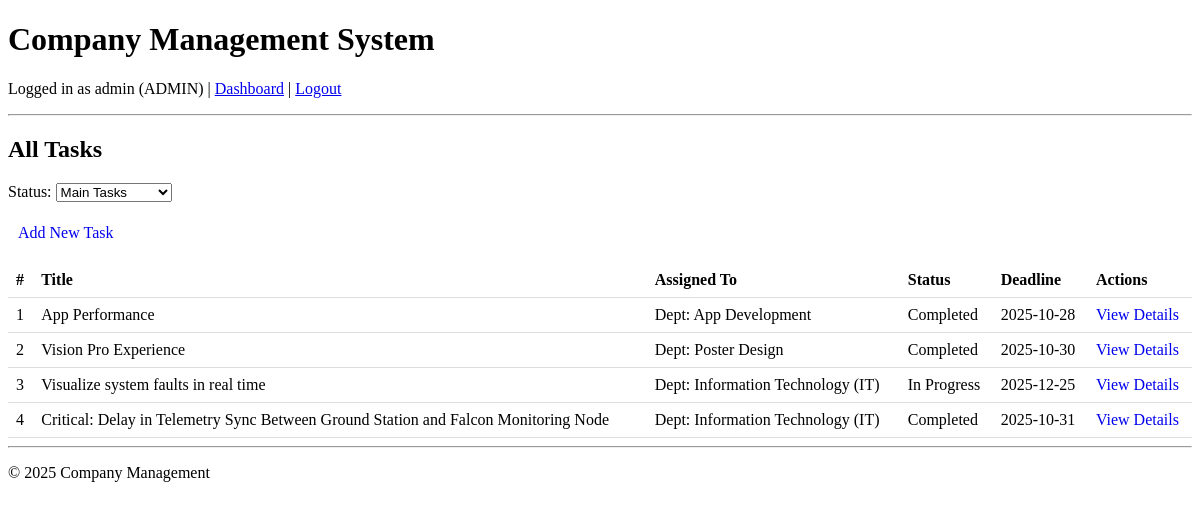
Page /tasks/admin/ (signed in) on the earlier database version.
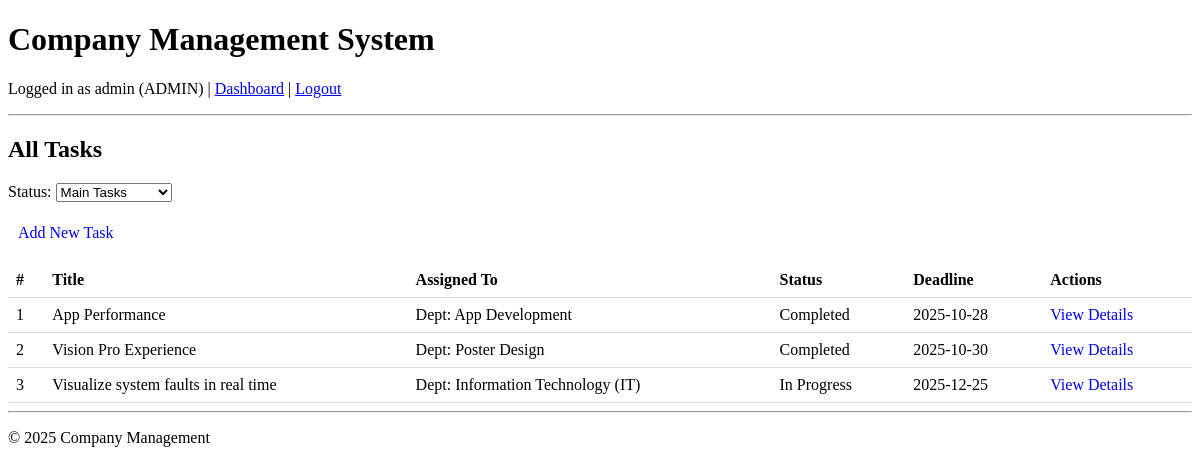
Same page on the later database version.
### tasks/models.py (models this page shows, shortened)
class Task(models.Model):
    STATUS_CHOICES = [
    ('Assigned', 'Assigned'),
    ('In Progress', 'In Progress'),
    ('Submitted', 'Submitted'),
    ('Needs Revision', 'Needs Revision'),
    ('Approved', 'Approved'),
    ('Completed', 'Completed'),
    ]
    ticket = models.ForeignKey(Ticket, on_delete=models.CASCADE,null=True, related_name='tasks')
    title = models.CharField(max_length=200,null=False,default="No Title")
    description = models.TextField(blank=True)
    created_by = models.ForeignKey(
    CustomUser, on_delete=models.SET_NULL, null=True, blank=True, related_name='created_tasks'
    )
    assigned_to = models.ForeignKey(EmployeeProfile, on_delete=models.SET_NULL, null=True, blank=True, related_name='tasks')
    parent_task = models.ForeignKey(
        'self',
        on_delete=models.CASCADE,
        null=True,
        blank=True,
        related_name='subtasks'
    )
    assigned_department = models.ForeignKey(
        Department, on_delete=models.SET_NULL, null=True, blank=True, related_name='department_tasks'
    )
    deadline = models.DateField(null=True, blank=True,default=default_deadline)
    status = models.CharField(max_length=20, choices=STATUS_CHOICES, default='Assigned')
    created_at = models.DateTimeField(auto_now_add=True)
    updated_at = models.DateTimeField(auto_now=True)

### company/models.py (models this page shows, shortened)
class Department(models.Model):
    name = models.CharField(max_length=100)
    parent = models.ForeignKey(
        'self',
        on_delete=models.CASCADE,
        null=True,
        blank=True,
        related_name='sub_departments',
        default='null'
    )
    manager = models.ForeignKey(
        'users.CustomUser',
        on_delete=models.CASCADE,
        null=True,
        blank=True,
        limit_choices_to={'role': 'MANAGER'},
        related_name='managed_departments'
    )
    description = models.TextField(blank=True)
    created_at = models.DateTimeField(auto_now_add=True)

### tasks/views.py (the view)
# urls.py: path('admin/', views.task_list_admin, name='task_list_admin'),
@login_required
@admin_required
def task_list_admin(request):
    TaskFilter=TaskStatus()
    if request.method == 'GET' and request.GET.get('Status') and request.GET.get('Status')!="Main Tasks":
        if request.GET.get('Status')=="All":
            tasks = Task.objects.all()
        else:
            tasks = Task.objects.filter(status=request.GET.get('Status'))
        TaskFilter = TaskStatus(initial={'Status': request.GET.get('Status')})
    else:
        tasks = Task.objects.filter(parent_task=None)
    return render(request, 'tasks/task_list_admin.html', {'tasks': tasks,"status":TaskFilter})

### tasks/forms.py
class TaskStatus(forms.Form):
    STATUS_CHOICES = [
    ('Main Tasks','Main Tasks'),
    ('All', 'All'),
    ('Assigned', 'Assigned'),
    ('In Progress', 'In Progress'),
    ('Submitted', 'Submitted'),
    ('Needs Revision', 'Needs Revision'),
    ('Approved', 'Approved'),
    ('Completed', 'Completed'),
    ]
    Status = forms.ChoiceField(choices=STATUS_CHOICES,widget=forms.Select(attrs={'onchange': 'this.form.submit();'}))

### tasks/templates/tasks/task_list_admin.html (shortened to what this page needs)
{% extends 'base.html' %}
{% block content %}
<h2>All Tasks</h2>
<form method="get" id="filterForm" style="margin-bottom: 15px;">
    {{ status.as_p }}
</form>
<a href="{% url 'task_add' %}" style="display: inline-block; margin-bottom: 15px; padding: 6px 10px; text-decoration: none;">
    Add New Task
</a>
{% if tasks %}
<table style="width: 100%; border-collapse: collapse;">
    <thead>
        <tr>
            <th style="padding: 8px; text-align: left; border-bottom: 1px solid #ddd;">#</th>
            <th style="padding: 8px; text-align: left; border-bottom: 1px solid #ddd;">Title</th>
            <th style="padding: 8px; text-align: left; border-bottom: 1px solid #ddd;">Assigned To</th>
            <th style="padding: 8px; text-align: left; border-bottom: 1px solid #ddd;">Status</th>
            <th style="padding: 8px; text-align: left; border-bottom: 1px solid #ddd;">Deadline</th>
            <th style="padding: 8px; text-align: left; border-bottom: 1px solid #ddd;">Actions</th>
        </tr>
    </thead>
    <tbody>
        {% for task in tasks %}
        <tr>
            <td style="padding: 8px; border-bottom: 1px solid #ddd;">{{ forloop.counter }}</td>
            <td style="padding: 8px; border-bottom: 1px solid #ddd;">{{ task.title }}</td>
            <td style="padding: 8px; border-bottom: 1px solid #ddd;">{% if task.assigned_department %}Dept: {{task.assigned_department.name}}{% else %}{{ task.assigned_to.user.name }}{% endif %}</td>
            <td style="padding: 8px; border-bottom: 1px solid #ddd;">{{ task.status }}</td>
            <td style="padding: 8px; border-bottom: 1px solid #ddd;">{{ task.deadline|date:"Y-m-d" }}</td>
            <td style="padding: 8px; border-bottom: 1px solid #ddd;">
                <a href="{% url 'task_detail' task.id %}" style="text-decoration: none;">View Details</a>
            </td>
        </tr>
        {% endfor %}
    </tbody>
</table>
{% else %}
<p>No tasks available.</p>
{% endif %}
{% endblock %}

Differences in the rows shown:
removed Task: title "Critical: Delay in Telemetry Sync Between Ground Station and Falcon Monitoring Node", assigned_department.name "Information Technology (IT)", status "Completed", deadline "2025-10-31"
